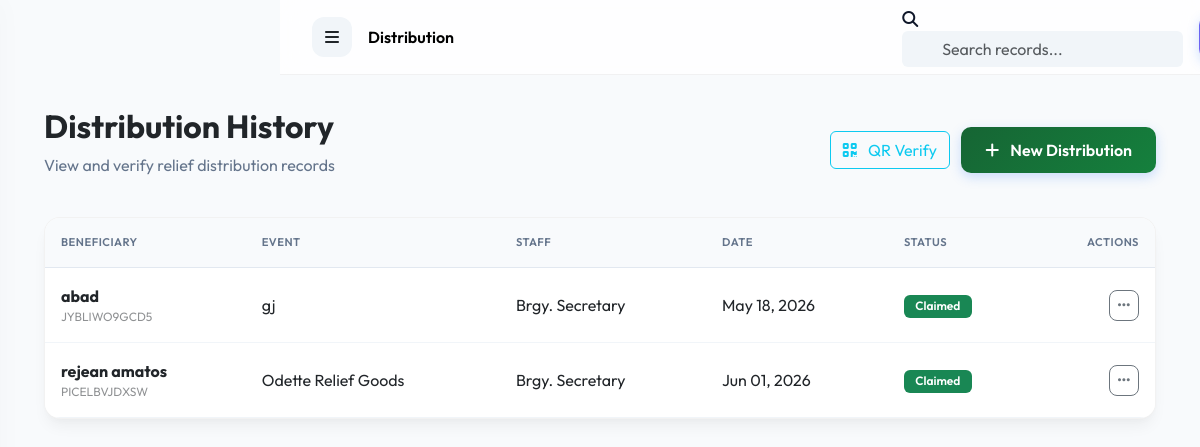
/distribution/ (signed in), run on the app's committed database.
### distribution/models.py (models this page shows, shortened)
class Distribution(models.Model):
    event = models.ForeignKey('events.ReliefEvent', on_delete=models.CASCADE, related_name='distributions')
    beneficiary = models.ForeignKey('beneficiaries.Beneficiary', on_delete=models.CASCADE, related_name='distributions')
    distributed_by = models.ForeignKey('accounts.User', on_delete=models.SET_NULL, null=True, related_name='processed_distributions')
    timestamp = models.DateTimeField(auto_now_add=True)
    proof_photo = models.ImageField(upload_to='distributions/proofs/', blank=True, null=True)
    signature = models.ImageField(upload_to='distributions/signatures/', blank=True, null=True)
    notes = models.TextField(blank=True)
    verification_status = models.BooleanField(default=False) # Verified via QR or Manual

### beneficiaries/models.py (models this page shows, shortened)
class Beneficiary(models.Model):
    GENDER_CHOICES = (
        ('MALE', 'Male'),
        ('FEMALE', 'Female'),
        ('OTHER', 'Other'),
    )
    PRIORITY_LEVELS = (
        ('LOW', 'Low Priority'),
        ('MEDIUM', 'Medium Priority'),
        ('HIGH', 'High Priority'),
    )
    CLAIM_STATUS = (
        ('PENDING', 'Pending'),
        ('CLAIMED', 'Claimed'),
        ('PARTIAL', 'Partially Claimed'),
    )
    full_name = models.CharField(max_length=255)
    dafac_number = models.CharField(max_length=100, null=True, blank=True, unique=True, verbose_name="DAFAC Card #")
    address = models.TextField()
    barangay = models.CharField(max_length=100)
    contact_number = models.CharField(max_length=15)
    birthdate = models.DateField()
    age = models.IntegerField()
    gender = models.CharField(max_length=10, choices=GENDER_CHOICES)
    household_number = models.CharField(max_length=50)
    family_member_count = models.IntegerField(default=1)
    children_count = models.IntegerField(default=0)
    elderly_count = models.IntegerField(default=0)
    pwd_count = models.IntegerField(default=0)
    employment_status = models.CharField(max_length=100)
    monthly_income = models.DecimalField(max_digits=10, decimal_places=2)
    house_condition = models.CharField(max_length=100) # e.g., Concrete, Wooden, Shanty
    category = models.ForeignKey(Category, on_delete=models.SET_NULL, null=True, related_name='beneficiaries')
    priority_score = models.IntegerField(default=0)
    priority_level = models.CharField(max_length=10, choices=PRIORITY_LEVELS, default='LOW')
    claim_status = models.CharField(max_length=20, choices=CLAIM_STATUS, default='PENDING')
    valid_id_photo = models.ImageField(upload_to='beneficiaries/ids/', blank=True, null=True)
    beneficiary_photo = models.ImageField(upload_to='beneficiaries/photos/', blank=True, null=True)
    qr_code = models.ImageField(upload_to='beneficiaries/qr/', blank=True, null=True)
    claim_reference_number = models.CharField(max_length=12, unique=True, editable=False)
    created_at = models.DateTimeField(auto_now_add=True)
    updated_at = models.DateTimeField(auto_now=True)

### events/models.py (models this page shows, shortened)
class ReliefEvent(models.Model):
    STATUS_CHOICES = (
        ('PLANNED', 'Planned'),
        ('ONGOING', 'Ongoing'),
        ('COMPLETED', 'Completed'),
        ('CANCELLED', 'Cancelled'),
    )
    EVENT_TYPES = (
        ('FLOOD', 'Flood Relief'),
        ('TYPHOON', 'Typhoon Aid'),
        ('FIRE', 'Fire Victim Support'),
        ('EARTHQUAKE', 'Earthquake Response'),
        ('MEDICAL', 'Medical Outreach'),
        ('OTHER', 'Other Emergency'),
    )
    title = models.CharField(max_length=255)
    description = models.TextField()
    event_type = models.CharField(max_length=20, choices=EVENT_TYPES)
    location = models.CharField(max_length=255)
    start_date = models.DateTimeField()
    end_date = models.DateTimeField(null=True, blank=True)
    status = models.CharField(max_length=15, choices=STATUS_CHOICES, default='PLANNED')
    assigned_personnel = models.ManyToManyField('accounts.User', related_name='assigned_events')
    created_at = models.DateTimeField(auto_now_add=True)
    updated_at = models.DateTimeField(auto_now=True)

### accounts/models.py (models this page shows, shortened)
class User(AbstractUser):
    ROLE_CHOICES = (
        ('ADMIN', 'Admin'),
        ('STAFF', 'Staff/Volunteer'),
    )
    role = models.CharField(max_length=10, choices=ROLE_CHOICES, default='STAFF')
    phone_number = models.CharField(max_length=15, blank=True, null=True)
    profile_picture = models.ImageField(upload_to='profiles/', blank=True, null=True)
    def is_admin(self):
        return self.role == 'ADMIN' or self.is_superuser

### distribution/views.py (the view)
# urls.py: path('', views.DistributionListView.as_view(), name='list'),
class DistributionListView(LoginRequiredMixin, ListView):
    model = Distribution
    template_name = 'distribution/list.html'
    context_object_name = 'distributions'

### notifications/context_processors.py (called while the page is built)
def notifications_processor(request):
    if request.user.is_authenticated:
        unread_notifications = request.user.notifications.filter(is_read=False)[:5]
        unread_count = request.user.notifications.filter(is_read=False).count()
        return {
            'topbar_notifications': unread_notifications,
            'unread_notifications_count': unread_count
        }
    return {}

### templates/distribution/list.html (shortened to what this page needs)
{% extends 'base.html' %}
{% block content %}
<div class="container-fluid">
    <div class="row mb-4 align-items-center">
        <div class="col-md-6">
            <h2 class="fw-bold text-dark">Distribution History</h2>
            <p class="text-muted">View and verify relief distribution records</p>
        </div>
        <div class="col-md-6 text-md-end">
            <a href="{% url 'distribution:verify' %}" class="btn btn-outline-info me-2">
                <i class="fas fa-qrcode me-2"></i> QR Verify
            </a>
            <a href="{% url 'distribution:add' %}" class="btn btn-primary-glass">
                <i class="fas fa-plus me-2"></i> New Distribution
            </a>
        </div>
    </div>
    <div class="glass-card p-0 overflow-hidden">
        <div class="table-responsive">
            <table class="table table-glass align-middle mb-0">
                <thead>
                    <tr>
                        <th class="ps-4">Beneficiary</th>
                        <th>Event</th>
                        <th>Staff</th>
                        <th>Date</th>
                        <th>Status</th>
                        <th class="text-end pe-4">Actions</th>
                    </tr>
                </thead>
                <tbody>
                    {% for dist in distributions %}
                    <tr>
                        <td class="py-3 ps-4">
                            <div class="fw-bold text-dark">
                                <a href="{% url 'distribution:detail' dist.pk %}" class="text-dark text-decoration-none hover-text-primary">
                                    {{ dist.beneficiary.full_name }}
                                </a>
                            </div>
                            <div class="text-dark opacity-50 small" style="font-size: 0.75rem;">{{ dist.beneficiary.claim_reference_number }}</div>
                        </td>
                        <td>{{ dist.event.title }}</td>
                        <td>{{ dist.distributed_by.get_full_name|default:dist.distributed_by.username }}</td>
                        <td>{{ dist.timestamp|date:"M d, Y" }}</td>
                        <td>
                            {% if dist.verification_status %}
                                <span class="badge bg-success">Claimed</span>
                            {% else %}
                                <span class="badge bg-warning">Pending</span>
                            {% endif %}
                        </td>
                        <td class="text-end pe-4">
                            <div class="dropdown">
                                <button class="btn btn-sm btn-outline-secondary rounded-3" data-bs-toggle="dropdown">
                                    <i class="fas fa-ellipsis-h"></i>
                                </button>
                            </div>
                        </td>
                    </tr>
                    {% empty %}
                    <tr>
                        <td colspan="6" class="text-center py-5 text-muted">No distribution records found.</td>
                    </tr>
                    {% endfor %}
                </tbody>
            </table>
        </div>
    </div>
</div>
{% endblock %}

### static/css/style.css (style rules this page uses)
:root { --primary-green: #166534; --primary-blue: #1d4ed8; --primary-red: #991b1b; --primary-yellow: #eab308; --primary-gradient: linear-gradient(135deg, #166534 0%, #15803d 100%); --secondary-gradient: linear-gradient(135deg, #1d4ed8 0%, #3b82f6 100%); --accent-gradient: linear-gradient(135deg, #991b1b 0%, #dc2626 100%); --sidebar-bg: #ffffff; --dark-bg: #f8fafc; --glass-bg: rgba(255, 255, 255, 0.7); --glass-border: rgba(0, 0, 0, 0.05); --text-main: #0f172a; --text-muted: #64748b; --card-shadow: 0 10px 15px -3px rgba(0, 0, 0, 0.05), 0 4px 6px -2px rgba(0, 0, 0, 0.02); }
body { background-color: var(--dark-bg) !important; color: var(--text-main) !important; font-family: 'Outfit', sans-serif !important; margin: 0; min-height: 100vh; }
h1, h2, h3, h4, h5, h6 { color: var(--text-main) !important; font-weight: 700 !important; }
.text-muted, .text-white-50 { color: var(--text-muted) !important; opacity: 1 !important; }
.glass-card { background: #ffffff; border: 1px solid var(--glass-border) !important; border-radius: 16px !important; box-shadow: var(--card-shadow) !important; }
.btn-primary-glass { background: var(--primary-gradient) !important; border: none !important; color: #fff !important; padding: 0.7rem 1.5rem !important; border-radius: 10px !important; font-weight: 600 !important; box-shadow: 0 4px 12px rgba(59, 130, 246, 0.25) !important; }
.table-glass { color: var(--text-main) !important; }
.table-glass thead th { background: #f8fafc !important; color: var(--text-muted) !important; font-size: 0.7rem !important; font-weight: 600 !important; text-transform: uppercase !important; letter-spacing: 0.5px !important; border-bottom: 1px solid #e2e8f0 !important; padding: 1rem !important; }
.table-glass td { border-bottom: 1px solid #f1f5f9 !important; padding: 1rem !important; }
.badge { padding: 0.35rem 0.7rem !important; border-radius: 6px !important; font-weight: 600 !important; }

### templates/base.html (style rules this page uses)
:root { --sidebar-width: 280px; --topbar-height: 75px; --light-core: #ffffff; --body-bg: #f8fafc; }
body { background-color: var(--body-bg) !important; margin: 0; padding: 0; color: #0f172a !important; font-family: 'Outfit', sans-serif !important; }

### data on the page
Distribution: beneficiary.full_name "abad", beneficiary.claim_reference_number "JYBLIWO9GCD5", event "gj", distributed_by.get_full_name "Brgy. Secretary", timestamp "May 18, 2026", verification_status "Claimed"
Distribution: beneficiary.full_name "rejean amatos", beneficiary.claim_reference_number "PICELBVJDXSW", event "Odette Relief Goods", distributed_by.get_full_name "Brgy. Secretary", timestamp "Jun 01, 2026", verification_status "Claimed"

### other printed values
{{ request.resolver_match.app_name|title }} "Distribution"
